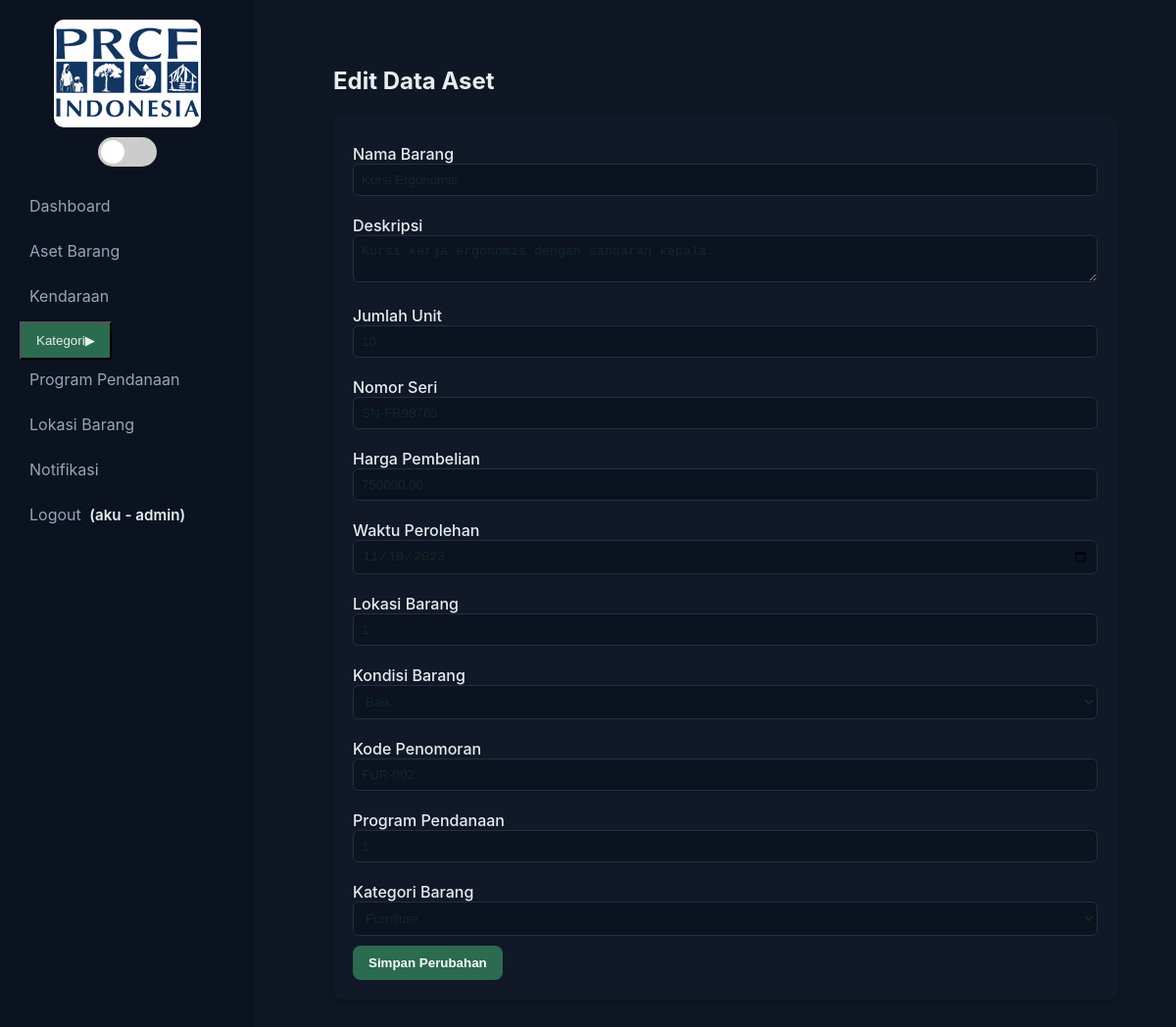
The page /modules/aset_barang/update.php?id=16 (signed in) on the database its author committed.
### tables this page shows
CREATE TABLE `aset_barang` (
  `id` int(11) NOT NULL,
  `nama_barang` varchar(150) NOT NULL,
  `deskripsi` text DEFAULT NULL,
  `jumlah_unit` int(11) DEFAULT 1,
  `nomor_seri` varchar(100) DEFAULT NULL,
  `harga_pembelian` decimal(15,2) DEFAULT NULL,
  `waktu_perolehan` date DEFAULT NULL,
  `kondisi_barang` enum('Baik','Rusak','Hilang') DEFAULT 'Baik',
  `kode_penomoran` varchar(50) DEFAULT NULL,
  `kategori_barang` int(11) DEFAULT NULL,
  `nomor_plat` varchar(50) DEFAULT NULL,
  `program_pendanaan` int(11) DEFAULT NULL,
  `lokasi_barang` int(11) DEFAULT NULL,
  `user_input` int(11) DEFAULT NULL,
  `foto_barang` varchar(255) DEFAULT NULL,
  `status_penggunaan` enum('Aktif','Tidak Aktif') DEFAULT 'Aktif',
  `created_at` datetime DEFAULT current_timestamp(),
  `tanggal_pajak` date DEFAULT NULL,
  `penanggung_jawab` varchar(150) DEFAULT NULL
);

### modules/aset_barang/update.php (the view, shortened to what this page needs)
<?php
include '../../includes/header.php';
include '../../includes/koneksi.php';
$id = $_GET['id'] ?? null;
$stmt = $conn->prepare("SELECT * FROM aset_barang WHERE id = ?");
$stmt->bind_param("i", $id);
$stmt->execute();
$aset = $stmt->get_result()->fetch_assoc();
?>
<div class="page">
  <h2>Edit Data Aset</h2>
  <form method="post" class="form-section">
    <label>Nama Barang</label>
    <input type="text" name="nama_barang" value="<?= htmlspecialchars($aset['nama_barang']) ?>" required>
    <label>Deskripsi</label>
    <textarea name="deskripsi"><?= htmlspecialchars($aset['deskripsi']) ?></textarea>
    <label>Jumlah Unit</label>
    <input type="number" name="jumlah_unit" value="<?= $aset['jumlah_unit'] ?>">
    <label>Nomor Seri</label>
    <input type="text" name="nomor_seri" value="<?= $aset['nomor_seri'] ?>">
    <label>Harga Pembelian</label>
    <input type="number" name="harga_pembelian" value="<?= $aset['harga_pembelian'] ?>">
    <label>Waktu Perolehan</label>
    <input type="date" name="waktu_perolehan" value="<?= $aset['waktu_perolehan'] ?>">
    <label>Lokasi Barang</label>
    <input type="text" name="lokasi_barang" value="<?= $aset['lokasi_barang'] ?>">
    <label>Kondisi Barang</label>
    <select name="kondisi_barang" required>
      <option value="Baik" <?= $aset['kondisi_barang']=='Baik'?'selected':'' ?>>Baik</option>
    </select>
    <label>Kode Penomoran</label>
    <input type="text" name="kode_penomoran" value="<?= $aset['kode_penomoran'] ?>">
    <label>Program Pendanaan</label>
    <input type="text" name="program_pendanaan" value="<?= $aset['program_pendanaan'] ?>">
    <label>Kategori Barang</label>
    <select name="kategori_barang" id="kategori_barang" onchange="toggleKendaraanFields()">
      <option value="2" <?= $aset['kategori_barang']==2?'selected':'' ?>>Furniture</option>
    </select>
    <button type="submit" class="btn">Simpan Perubahan</button>
  </form>
</div>
<?php include '../../includes/footer.php'; ?>

### assets/css/style.css (style rules this page uses)
* { box-sizing:border-box }
body { font-family:Inter,Arial,Helvetica,sans-serif;margin:0;background:#fff;color:#102a23 }
.btn { background:#2b6b4f;color:#fff;padding:10px 14px;border-radius:8px;text-decoration:none;display:inline-block }

### assets/css/dashboard.css (style rules this page uses)
:root { --accent: #2b6b4f; --bg-dark: #0f1724; --panel-dark: #111827; --text-dark: #102a23; --muted-dark: #9aa4b2; --sidebar-dark: #0b1220; --bg-light: #f4f6f9; --panel-light: #ffffff; --text-light: #e6eef0; --muted-light: #5a5a5a; --sidebar-light: #f0f3f3; }
body { background-color: var(--bg-dark); color: var(--text-dark); font-family: "Inter", sans-serif; transition: background-color 0.3s, color 0.3s; }
.btn { background-color: var(--accent); border: none; padding: 10px 16px; border-radius: 8px; color: #fff; font-weight: 600; cursor: pointer; transition: background-color 0.3s; }
.page { background: transparent; padding: 20px; }
.form-section { background: var(--panel-dark); color: var(--text-dark); padding: 20px; border-radius: 10px; margin-bottom: 20px; box-shadow: 0 3px 6px rgba(0,0,0,0.2); }
.form-section label { display: block; margin-top: 10px; font-weight: 500; }
.form-section input, .form-section select, .form-section textarea { width: 100%; padding: 8px; border-radius: 6px; border: 1px solid #23303a; background: #0b1220; color: var(--text-dark); margin-bottom: 10px; }

### rows shown on the page
aset_barang: nama_barang "Kursi Ergonomis", deskripsi "Kursi kerja ergonomis dengan sandaran kepala.", jumlah_unit "10", nomor_seri "SN-FR98765", harga_pembelian "750000.00", waktu_perolehan "11/10/2023", lokasi_barang "1", kondisi_barang "Baik", kode_penomoran "FUR-002", program_pendanaan "1", kategori_barang "Furniture"

### other values the page prints
$_SESSION['user']['username'] "aku"
$_SESSION['user']['role'] "admin"
